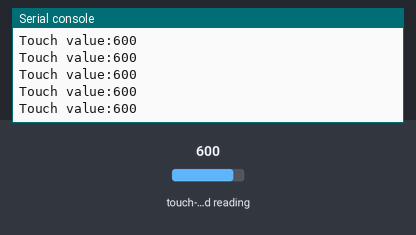
Bench run of a program on a simulated ESP32 board running MicroPython. Shown: the last lines printed to the serial console. Inputs (shaded band) come from the test bench; at power-on: touch-pad reading 600.

Above: at 1.2 s.
1.3 s: touch-pad reading set to 63
At 1.56 s:
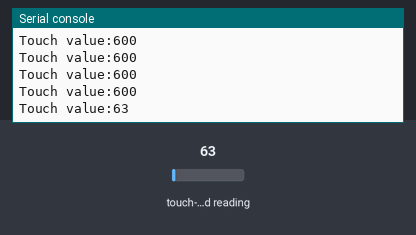
2.8 s: touch-pad reading set to 212
At 2.96 s:
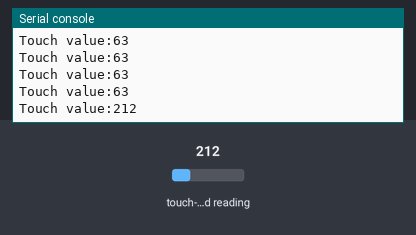
Timing chart, 0 to 5.8 s (numbered marks = the images above; inputs shaded):
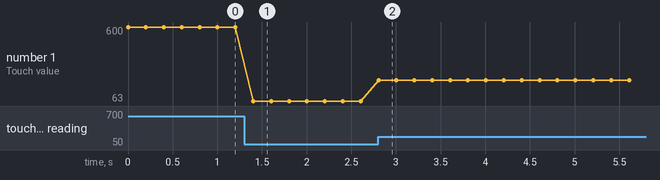

Measured:
- after the input at 1.3 s, the serial console: prints a new line after 0.10 s (image 1)
- after the input at 2.8 s, the serial console: prints a new line at once (image 2)
- plotted number 1: 600 → 63 after the input at 1.3 s, 63 → 212 after the input at 2.8 s

The program:

practice03-01.py
```python
import time
from machine import Pin
from machine import TouchPad

PIN_NO_TOUCH = 32  # 静電容量を見るピンのGPIO


def read_touch_pad(pin, sleep_time_ms):
    """
    指定されたスリープ間隔でTouchPadの静電容量を読み込む、
    中断されるまで繰り返す。

    Parameters
    ----------
    pin : int
        設定対象のピン
    sleep_time_ms : int
        明滅間隔（ミリ秒）
    """

    touch_pad = TouchPad(Pin(pin))  # PIN32を、タッチパッドとして設定

    while True:
        touch_value = touch_pad.read()  # タッチパッドの静電容量の読み込み
        print(f'Touch value:{touch_value}')
        time.sleep_ms(sleep_time_ms)


if __name__ == "__main__":
    SLEEP_TIME_MS = 200
    read_touch_pad(
        pin=PIN_NO_TOUCH,
        sleep_time_ms=SLEEP_TIME_MS,
    )
```
